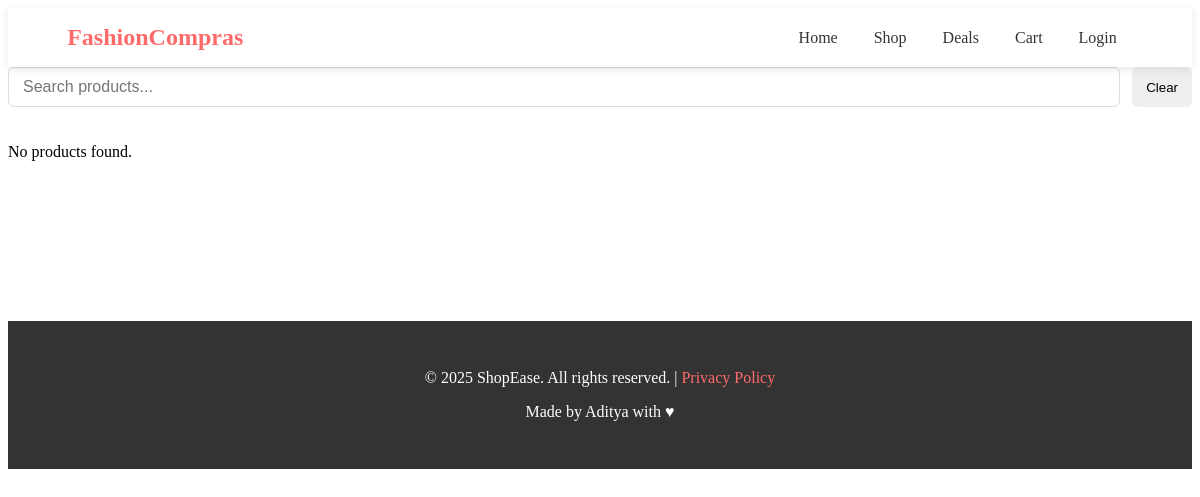
Page /Shop/ on the earlier database version.
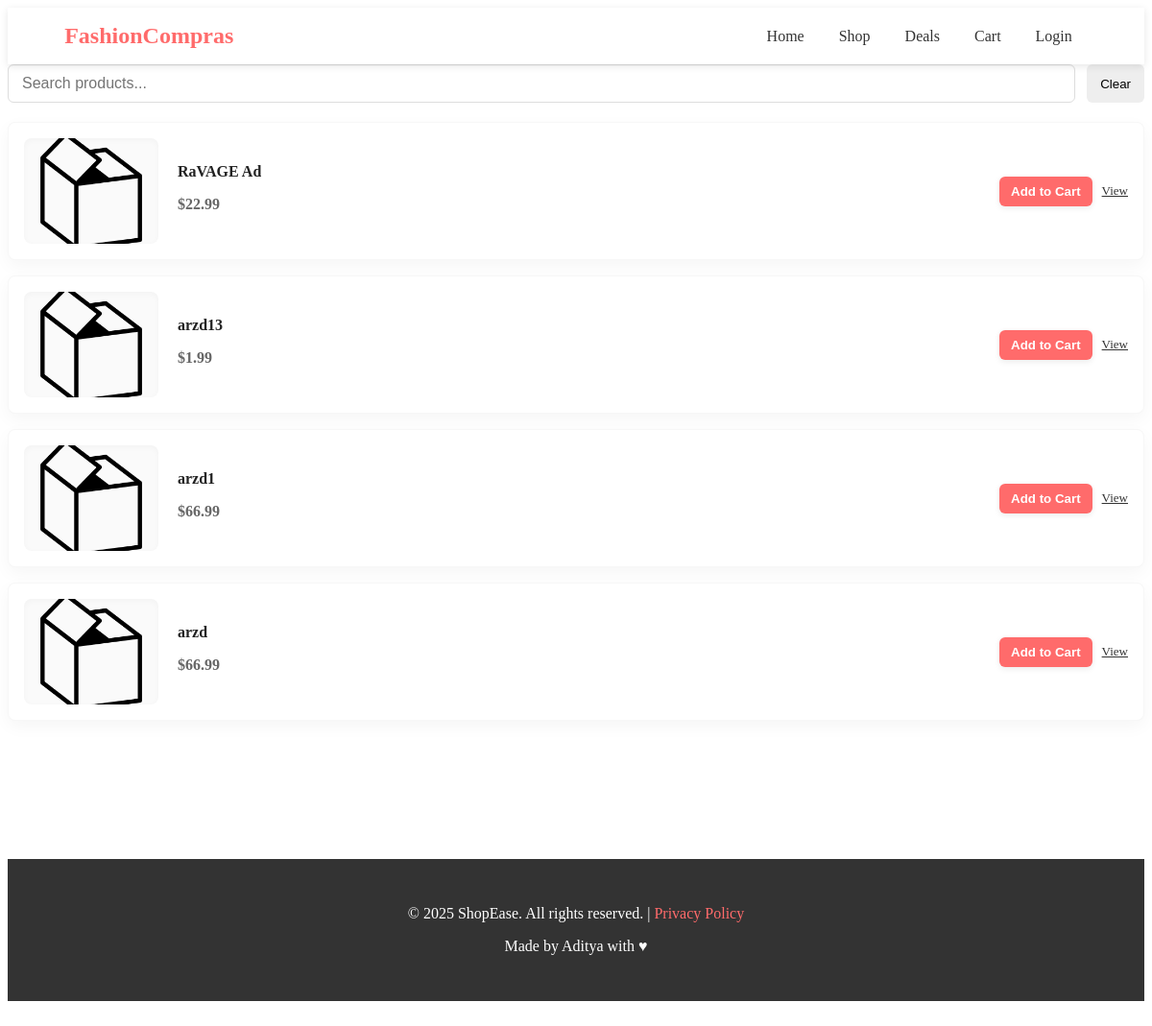
Same page on the later database version.
### app/models.py (models this page shows, shortened)
class Item(models.Model):
    CATEGORY_CHOICES = [
        ("fashion", "Fashion"),
        ("electronics", "Electronics"),
        ("food", "Food"),
        ("home", "Home"),
        ("gaming", "Gaming"),
    ]
    user = models.ForeignKey(Auth, on_delete=models.CASCADE, related_name="items")#A user's items.
    name = models.CharField(max_length=100)
    description = models.TextField()
    price = models.DecimalField(max_digits=10, decimal_places=2)
    quantity = models.PositiveIntegerField(default=0)
    category = models.CharField(max_length=20, choices=CATEGORY_CHOICES)
    created_at = models.DateTimeField(auto_now_add=True)
    updated_at = models.DateTimeField(auto_now=True)

### app/views.py (the view)
# urls.py: path('Shop/', views.ProductsPage, name='Shop'),
def ProductsPage(request):
    q = request.GET.get('q', '').strip()
    qs = Item.objects.all().order_by('-id')
    if q:
        qs = qs.filter(
            Q(name__icontains=q) |
            Q(description__icontains=q)
        )
    context = {
        'items': qs,  # what your template expects
    }
    return render(request, "products.html", context)

### app/templates/products.html (shortened to what this page needs)
{% extends 'main.html' %}
{% load static %}
{% block content %}
</head>
<body>
  <div class="container">
    <div class="search-row">
      <form method="get" action="" style="flex:1; display:flex; gap:12px;">
        <input id="product-search" name="q" type="text" placeholder="Search products..." value="{{ request.GET.q|default_if_none:'' }}">
        <button id="reset-search" type="button">Clear</button>
      </form>
    </div>
    <div id="products-container">
      {% for i in items %}
      <div class="product-card" data-name="{{ i.name|lower }}">
        <div class="product-image">
          <a href="{% url 'item' i.pk %}">
            {% if i.images.exists %}
              <img src="{{ i.images.first.image.url }}" alt="{{ i.name }}">
            {% else %}
              <img src="{% static 'images/blank_image.png' %}" alt="{{ i.name }}">
            {% endif %}
          </a>
        </div>
        <div class="product-info">
          <a href="{% url 'item' i.pk %}" class="product-title">{{ i.name }}</a>
          <p class="product-price">${{ i.price }}</p>
        </div>
        <div class="product-actions">
          <form method="post">
            <button type="submit" class="add-to-cart">Add to Cart</button>
          </form>
          <a href="{% url 'item' i.pk %}" class="view-details" title="View details">View</a>
        </div>
      </div>
      {% empty %}
      <p>No products found.</p>
      {% endfor %}
    </div>
  </div>
</body>
{% endblock %}

Differences in the rows shown:
added Item: name "RaVAGE Ad", price "22.99"
added Item: name "arzd13", price "1.99"
added Item: name "arzd1", price "66.99"
added Item: name "arzd", price "66.99"
Other differences:
text no longer shown: "No products found."
